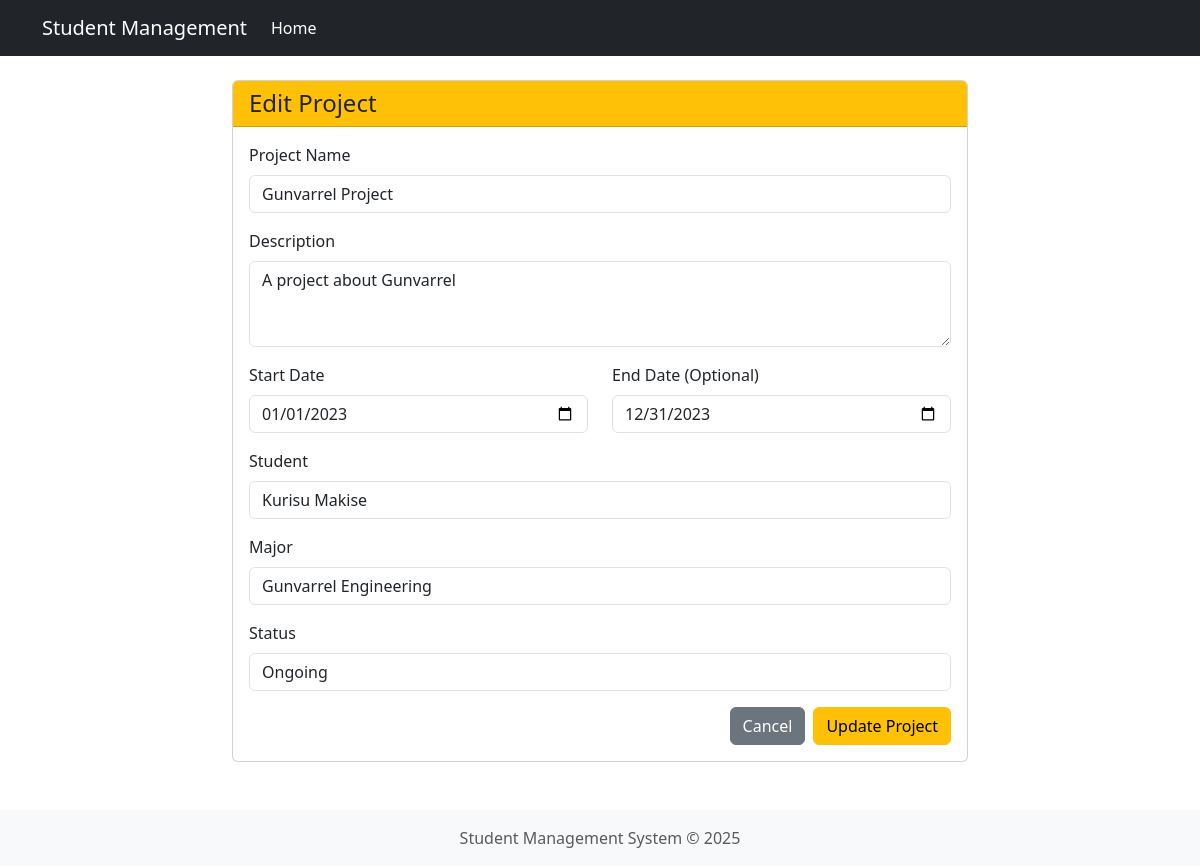
Page /views/projects/edit.view.php?id=1 on the committed database.
### tables this page shows
CREATE TABLE projects (
    project_id INT AUTO_INCREMENT PRIMARY KEY,
    project_name VARCHAR(255) NOT NULL,
    description TEXT,
    start_date DATE NOT NULL,
    end_date DATE,
    student_id INT,
    major_id INT,
    status ENUM('Planned', 'Ongoing', 'Completed') DEFAULT 'Planned',
    FOREIGN KEY (student_id) REFERENCES students(id) ON DELETE RESTRICT ON UPDATE CASCADE, 
    FOREIGN KEY (major_id) REFERENCES majors(major_id) ON DELETE RESTRICT ON UPDATE CASCADE 
);

CREATE TABLE students (
    id INT AUTO_INCREMENT PRIMARY KEY,
    name VARCHAR(255) NOT NULL,
    nim VARCHAR(50) NOT NULL UNIQUE, 
    phone VARCHAR(20) NOT NULL,
    join_date DATE NOT NULL,
    major_id INT,
    created_at TIMESTAMP DEFAULT CURRENT_TIMESTAMP,
    updated_at TIMESTAMP DEFAULT CURRENT_TIMESTAMP ON UPDATE CURRENT_TIMESTAMP,
    FOREIGN KEY (major_id) REFERENCES majors(major_id) ON DELETE RESTRICT ON UPDATE CASCADE
);

CREATE TABLE majors (
    major_id INT AUTO_INCREMENT PRIMARY KEY,
    major_code VARCHAR(10) NOT NULL UNIQUE,
    major_name VARCHAR(255) NOT NULL
);

### src/config/connection.php (called while the page is built, shortened)
<?php
class Database {
    private $host = "localhost";
    private $username = "root";
    private $password = "";
    private $dbname = "tp_mvc";
    public function __construct() {
        try{
            $this->conn = new PDO("mysql:host=$this->host;dbname=$this->dbname", $this->username, $this->password);
        }
        catch(PDOException $e){
            echo "Connection failed: " . $e->getMessage();
        }
    }
}
?>

### src/controllers/Project.controller.php (called while the page is built, shortened)
<?php
include_once(__DIR__ . "/../config/connection.php");
include_once(__DIR__ . "/../models/Project.class.php");
class ProjectController{
    private $db;
    public function __construct(){
        $this->db = new Database();
    }
    public function getProjectById($id){
        try{
            $query = "SELECT p.*, s.name as student_name, m.major_name
                      FROM projects p
                      LEFT JOIN students s ON p.student_id = s.id
                      LEFT JOIN majors m ON p.major_id = m.major_id
                      WHERE p.project_id = :id";
            $stmt = $this->db->conn->prepare($query);
            $stmt->bindParam(":id", $id);
            $stmt->execute();
            if($row = $stmt->fetch(PDO::FETCH_ASSOC)){
                $project = new Project(
                    $row['project_id'],
                    $row['project_name'],
                    $row['description'],
                    $row['start_date'],
                    $row['end_date'],
                    $row['student_id'],
                    $row['major_id'],
                    $row['status']
                );
                return [
                    'project' => $project,
                    'student_name' => $row['student_name'],
                    'major_name' => $row['major_name']
                ];
            }
            return null;
        }
        catch(PDOException $e){
            echo "Error: " . $e->getMessage();
            return null;
        }
    }
}
?>

### src/models/Project.class.php (called while the page is built, shortened)
<?php
class Project{
    private $project_name;
    private $description;
    private $start_date;
    private $end_date;
    private $student_id;
    private $major_id;
    private $status;
    public function __construct($project_id = "", $project_name = "", $description = "", $start_date = "", $end_date = "", $student_id = "", $major_id = "", $status = ""){
        $this->project_name = $project_name;
        $this->description = $description;
        $this->start_date = $start_date;
        $this->end_date = $end_date;
        $this->student_id = $student_id;
        $this->major_id = $major_id;
        $this->status = $status;
    }
    public function getProjectName(){
        return $this->project_name;
    }
    public function getDescription(){
        return $this->description;
    }
    public function getStartDate(){
        return $this->start_date;
    }
    public function getEndDate(){
        return $this->end_date;
    }
    public function getStudentId(){
        return $this->student_id;
    }
    public function getMajorId(){
        return $this->major_id;
    }
    public function getStatus(){
        return $this->status;
    }
}
?>

### src/controllers/Student.controller.php (called while the page is built, shortened)
<?php
include_once(__DIR__ . "/../config/connection.php");
include_once(__DIR__ . "/../models/Student.class.php");
class StudentController{
    private $db;
    public function __construct(){
        $this->db = new Database();
    }
    public function getAllStudents(){
        try{
            $query = "SELECT s.*, m.major_name FROM students s
                      LEFT JOIN majors m ON s.major_id = m.major_id";
            $stmt = $this->db->conn->prepare($query);
            $stmt->execute();
            $students = array();
            while($row = $stmt->fetch(PDO::FETCH_ASSOC)){
                $student = new Student(
                    $row['id'],
                    $row['name'],
                    $row['nim'],
                    $row['phone'],
                    $row['join_date'],
                    $row['major_id'],
                    $row['created_at'],
                    $row['updated_at']
                );
                $students[] = [
                    'student' => $student,
                    'major_name' => $row['major_name']
                ];
            }
            return $students;
        }
        catch(PDOException $e){
            echo "Error: " . $e->getMessage();
            return [];
        }
    }
}
?>

### src/models/Student.class.php (called while the page is built, shortened)
<?php
class Student{
    private $id;
    private $name;
    public function __construct($id = "", $name = "", $nim = "", $phone = "", $join_date = "", $major_id = "", $created_at = "", $updated_at = ""){
        $this->id = $id;
        $this->name = $name;
    }
    public function getId(){
        return $this->id;
    }
    public function getName(){
        return $this->name;
    }
}
?>

### src/controllers/Major.controller.php (called while the page is built, shortened)
<?php
include_once(__DIR__ . "/../config/connection.php");
include_once(__DIR__ . "/../models/Major.class.php");
class MajorController{
    private $db;
    public function __construct(){
        $this->db = new Database();
    }
    public function getAllMajors(){
        try{
            $query = "SELECT * FROM majors";
            $stmt = $this->db->conn->prepare($query);
            $stmt->execute();
            $majors = array();
            while($row = $stmt->fetch(PDO::FETCH_ASSOC)){
                $major = new Major(
                    $row['major_id'],
                    $row['major_code'],
                    $row['major_name']
                );
                $majors[] = $major;
            }
            return $majors;
        }
        catch(PDOException $e){
            echo "Error: " . $e->getMessage();
            return [];
        }
    }
}
?>

### src/models/Major.class.php (called while the page is built, shortened)
<?php
class Major{
    private $major_id;
    private $major_name;
    public function __construct($major_id = "", $major_code = "", $major_name = ""){
        $this->major_id = $major_id;
        $this->major_name = $major_name;
    }
    public function getMajorId(){
        return $this->major_id;
    }
    public function getMajorName(){
        return $this->major_name;
    }
}
?>

### src/views/projects/edit.view.php (the view, shortened to what this page needs)
<?php
require_once(__DIR__."/../../config/connection.php");
require_once(__DIR__."/../../controllers/Project.controller.php");
require_once(__DIR__."/../../controllers/Student.controller.php");
require_once(__DIR__."/../../controllers/Major.controller.php");
$projectController = new ProjectController();
$studentController = new StudentController();
$majorController = new MajorController();
$studentsData = $studentController->getAllStudents();
$majors = $majorController->getAllMajors();
$id = $_GET['id'];
$projectData = $projectController->getProjectById($id);
$project = $projectData['project'];
$project_name = $project->getProjectName();
$description = $project->getDescription();
$start_date = $project->getStartDate();
$end_date = $project->getEndDate();
$student_id = $project->getStudentId();
$major_id = $project->getMajorId();
$status = $project->getStatus();
include(__DIR__."/../templates/header.view.php");
?>
<div class="row">
    <div class="col-md-8 mx-auto">
        <div class="card">
            <div class="card-header bg-warning text-dark">
                <h4 class="mb-0">Edit Project</h4>
            </div>
            <div class="card-body">
                <form method="post" action="">
                    <div class="mb-3">
                        <label for="project_name" class="form-label">Project Name</label>
                        <input type="text" class="form-control" id="project_name" name="project_name" value="<?php echo htmlspecialchars($project_name); ?>" required>
                    </div>
                    <div class="mb-3">
                        <label for="description" class="form-label">Description</label>
                        <textarea class="form-control" id="description" name="description" rows="3"><?php echo htmlspecialchars($description); ?></textarea>
                    </div>
                    <div class="row">
                        <div class="col-md-6 mb-3">
                            <label for="start_date" class="form-label">Start Date</label>
                            <input type="date" class="form-control" id="start_date" name="start_date" value="<?php echo $start_date; ?>" required>
                        </div>
                        <div class="col-md-6 mb-3">
                            <label for="end_date" class="form-label">End Date (Optional)</label>
                            <input type="date" class="form-control" id="end_date" name="end_date" value="<?php echo $end_date; ?>">
                        </div>
                    </div>
                    <div class="mb-3">
                        <label for="student_id" class="form-label">Student</label>
                        <select class="form-control" id="student_id" name="student_id" required>
                            <?php foreach($studentsData as $data){
                                $currentStudent = $data['student']; ?>
                                <option value="<?php echo $currentStudent->getId(); ?>" <?php echo ($student_id == $currentStudent->getId()) ? 'selected' : ''; ?>><?php echo $currentStudent->getName(); ?></option>
                            <?php } ?>
                        </select>
                    </div>
                    <div class="mb-3">
                        <label for="major_id" class="form-label">Major</label>
                        <select class="form-control" id="major_id" name="major_id" required>
                            <?php foreach($majors as $major){ ?>
                                <option value="<?php echo $major->getMajorId(); ?>" <?php echo ($major_id == $major->getMajorId()) ? 'selected' : ''; ?>><?php echo $major->getMajorName(); ?></option>
                            <?php } ?>
                        </select>
                    </div>
                    <div class="mb-3">
                        <label for="status" class="form-label">Status</label>
                        <select class="form-control" id="status" name="status" required>
                            <option value="Ongoing" <?php echo ($status == 'Ongoing') ? 'selected' : ''; ?>>Ongoing</option>
                        </select>
                    </div>
                    <div class="d-grid gap-2 d-md-flex justify-content-md-end">
                        <a href="project.view.php" class="btn btn-secondary">Cancel</a>
                        <button type="submit" name="submit" class="btn btn-warning">Update Project</button>
                    </div>
                </form>
            </div>
        </div>
    </div>
</div>
<?php
include(__DIR__."/../templates/footer.view.php");
?>

### rows in the picture
projects: project_name "Gunvarrel Project", description "A project about Gunvarrel", start_date "01/01/2023", end_date "12/31/2023", student_id "Kurisu Makise", major_id "Gunvarrel Engineering", status "Ongoing"
